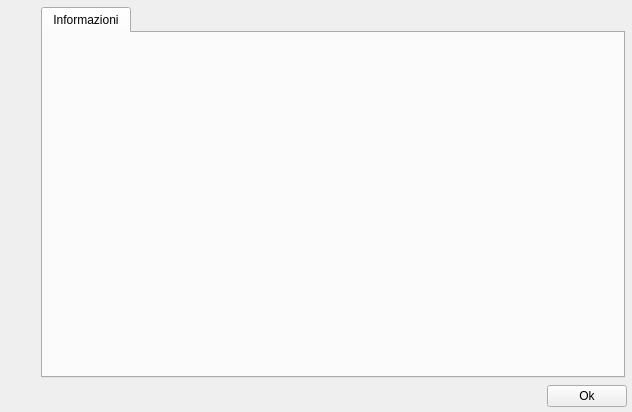
<?xml version="1.0" encoding="UTF-8"?>
<ui version="4.0">
 <class>AboutBox</class>
 <widget class="QWidget" name="AboutBox">
  <property name="geometry">
   <rect>
    <x>0</x>
    <y>0</y>
    <width>632</width>
    <height>412</height>
   </rect>
  </property>
  <property name="windowTitle">
   <string>Informazioni</string>
  </property>
  <layout class="QVBoxLayout" name="verticalLayout">
   <property name="spacing">
    <number>5</number>
   </property>
   <property name="leftMargin">
    <number>5</number>
   </property>
   <property name="topMargin">
    <number>5</number>
   </property>
   <property name="rightMargin">
    <number>5</number>
   </property>
   <property name="bottomMargin">
    <number>5</number>
   </property>
   <item>
    <widget class="QFrame" name="frame_2">
     <property name="frameShape">
      <enum>QFrame::NoFrame</enum>
     </property>
     <property name="frameShadow">
      <enum>QFrame::Raised</enum>
     </property>
     <property name="lineWidth">
      <number>0</number>
     </property>
     <layout class="QHBoxLayout" name="horizontalLayout_2">
      <property name="spacing">
       <number>2</number>
      </property>
      <property name="leftMargin">
       <number>2</number>
      </property>
      <property name="topMargin">
       <number>2</number>
      </property>
      <property name="rightMargin">
       <number>2</number>
      </property>
      <property name="bottomMargin">
       <number>2</number>
      </property>
      <item alignment="Qt::AlignTop">
       <widget class="QLabel" name="logo">
        <property name="minimumSize">
         <size>
          <width>32</width>
          <height>32</height>
         </size>
        </property>
        <property name="maximumSize">
         <size>
          <width>32</width>
          <height>32</height>
         </size>
        </property>
        <property name="lineWidth">
         <number>0</number>
        </property>
        <property name="text">
         <string/>
        </property>
        <property name="pixmap">
         <pixmap>:/images/icons/information-outline.svg</pixmap>
        </property>
        <property name="scaledContents">
         <bool>true</bool>
        </property>
        <property name="alignment">
         <set>Qt::AlignCenter</set>
        </property>
       </widget>
      </item>
      <item>
       <widget class="QTabWidget" name="tabWidget">
        <property name="currentIndex">
         <number>0</number>
        </property>
        <property name="usesScrollButtons">
         <bool>true</bool>
        </property>
        <widget class="QWidget" name="tab">
         <attribute name="title">
          <string>Informazioni</string>
         </attribute>
         <layout class="QVBoxLayout" name="verticalLayout_3">
          <property name="spacing">
           <number>0</number>
          </property>
          <property name="leftMargin">
           <number>0</number>
          </property>
          <property name="topMargin">
           <number>0</number>
          </property>
          <property name="rightMargin">
           <number>0</number>
          </property>
          <property name="bottomMargin">
           <number>0</number>
          </property>
          <item>
           <widget class="QFrame" name="frame_3">
            <property name="frameShape">
             <enum>QFrame::NoFrame</enum>
            </property>
            <property name="frameShadow">
             <enum>QFrame::Raised</enum>
            </property>
            <property name="lineWidth">
             <number>0</number>
            </property>
            <layout class="QGridLayout" name="gridLayout">
             <property name="leftMargin">
              <number>2</number>
             </property>
             <property name="topMargin">
              <number>2</number>
             </property>
             <property name="rightMargin">
              <number>2</number>
             </property>
             <property name="bottomMargin">
              <number>2</number>
             </property>
             <item row="0" column="0">
              <widget class="QTextEdit" name="textEdit">
               <property name="autoFillBackground">
                <bool>false</bool>
               </property>
               <property name="styleSheet">
                <string notr="true">background:transparent;border:0px;</string>
               </property>
               <property name="frameShape">
                <enum>QFrame::NoFrame</enum>
               </property>
               <property name="lineWidth">
                <number>0</number>
               </property>
               <property name="undoRedoEnabled">
                <bool>false</bool>
               </property>
               <property name="readOnly">
                <bool>true</bool>
               </property>
               <property name="html">
                <string>&lt;!DOCTYPE HTML PUBLIC &quot;-//W3C//DTD HTML 4.0//EN&quot; &quot;http://www.w3.org/TR/REC-html40/strict.dtd&quot;&gt;
&lt;html&gt;&lt;head&gt;&lt;meta name=&quot;qrichtext&quot; content=&quot;1&quot; /&gt;&lt;meta charset=&quot;utf-8&quot; /&gt;&lt;style type=&quot;text/css&quot;&gt;
p, li { white-space: pre-wrap; }
hr { height: 1px; border-width: 0; }
li.unchecked::marker { content: &quot;\2610&quot;; }
li.checked::marker { content: &quot;\2612&quot;; }
&lt;/style&gt;&lt;/head&gt;&lt;body style=&quot; font-family:'Segoe UI'; font-size:9pt; font-weight:400; font-style:normal;&quot;&gt;
&lt;p style=&quot;-qt-paragraph-type:empty; margin-top:0px; margin-bottom:0px; margin-left:0px; margin-right:0px; -qt-block-indent:0; text-indent:0px; font-family:'Ibm plex sans'; font-size:10pt; font-weight:456;&quot;&gt;&lt;br /&gt;&lt;/p&gt;&lt;/body&gt;&lt;/html&gt;</string>
               </property>
               <property name="textInteractionFlags">
                <set>Qt::NoTextInteraction</set>
               </property>
              </widget>
             </item>
            </layout>
           </widget>
          </item>
         </layout>
        </widget>
       </widget>
      </item>
     </layout>
    </widget>
   </item>
   <item>
    <widget class="QFrame" name="frame">
     <property name="frameShape">
      <enum>QFrame::NoFrame</enum>
     </property>
     <property name="frameShadow">
      <enum>QFrame::Raised</enum>
     </property>
     <property name="lineWidth">
      <number>2</number>
     </property>
     <layout class="QHBoxLayout" name="horizontalLayout">
      <property name="spacing">
       <number>0</number>
      </property>
      <property name="leftMargin">
       <number>0</number>
      </property>
      <property name="topMargin">
       <number>0</number>
      </property>
      <property name="rightMargin">
       <number>0</number>
      </property>
      <property name="bottomMargin">
       <number>0</number>
      </property>
      <item>
       <spacer name="horizontalSpacer">
        <property name="orientation">
         <enum>Qt::Horizontal</enum>
        </property>
        <property name="sizeHint" stdset="0">
         <size>
          <width>40</width>
          <height>20</height>
         </size>
        </property>
       </spacer>
      </item>
      <item>
       <widget class="QPushButton" name="closeButton">
        <property name="text">
         <string>Ok</string>
        </property>
       </widget>
      </item>
     </layout>
    </widget>
   </item>
  </layout>
 </widget>
 <resources/>
 <connections/>
</ui>
